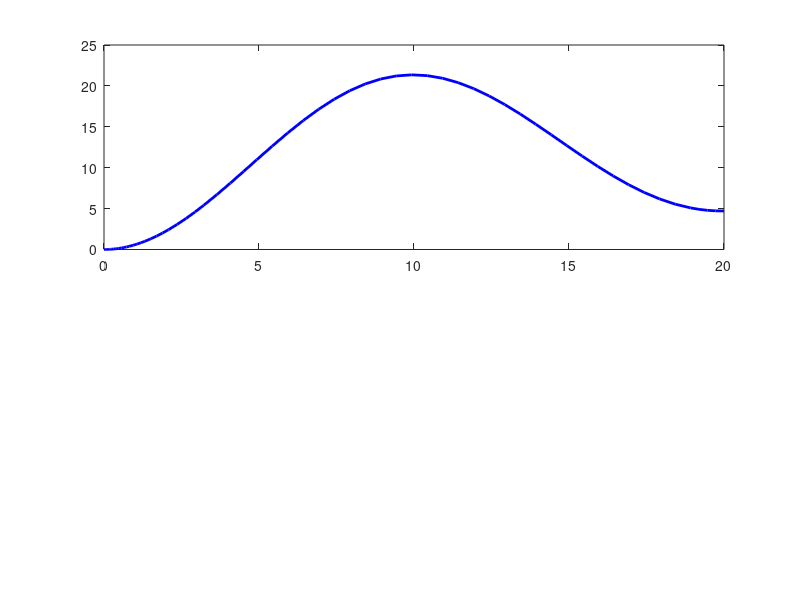

Reproduce this figure in MATLAB. (Note: this script raises an error after producing the figure.)
%% 章節 03-4：RLC 電路
% 用 Kirchhoff 電壓定律導出 ODE，看「電路就是電的彈簧質量阻尼」
% L*Q'' + R*Q' + (1/C)*Q = V(t)
% Q 是電容上的電荷，i = Q' 是電流
clear; close all;
out_dir = fullfile(fileparts(mfilename('fullpath')), '..', 'images');

%% 電路參數
L = 0.1;    % Henry  (電感「等效質量」)
R = 5;      % Ohm    (電阻「等效阻尼」)
C = 1e-4;   % Farad  (電容「等效彈簧倒數」1/k)

omega_n = 1/sqrt(L*C);
zeta = R/(2*sqrt(L/C));
fprintf('omega_n = %.0f rad/s (%.0f Hz), zeta = %.3f\n', ...
        omega_n, omega_n/(2*pi), zeta);

%% 1. 階躍輸入：t>=0 加 12V
V_step = @(t) 12 * (t >= 0);
% 狀態 y = [Q; Q'] = [Q; i]
rhs_step = @(t, y) [y(2);
                    (-R*y(2) - y(1)/C + V_step(t)) / L];

tspan = [0, 0.02];
[t, Y] = ode45(rhs_step, tspan, [0; 0]);
Vc = Y(:,1)/C;   % 電容電壓 = Q/C
i  = Y(:,2);

fig = figure('Visible', 'off', 'Position', [0 0 1000 500]);
subplot(2,1,1);
plot(t*1000, Vc, 'b-', 'LineWidth', 2); hold on;
yline(12, 'r--', '輸入電壓 12V');
xlabel('t (ms)'); ylabel('V_C (V)');
title('RLC 階躍響應：電容電壓 V_C');

subplot(2,1,2);
plot(t*1000, i, 'r-', 'LineWidth', 2);
xlabel('t (ms)'); ylabel('i (A)');
title('電流（與位移-彈簧系統的「速度」對應）');

sgtitle(sprintf('RLC 階躍：L=%gH, R=%gOhm, C=%gF, \\zeta=%.2f', L, R, C, zeta));
save_png(fig, fullfile(out_dir, '04_rlc_step.png'));

%% 2. 弦波輸入：掃頻看頻率響應
freqs = logspace(1, 4, 60);         % 10 Hz ~ 10kHz
gain = zeros(size(freqs));
phase = zeros(size(freqs));

for k = 1:length(freqs)
    f = freqs(k);
    w = 2*pi*f;
    V_in = @(t) sin(w*t);
    rhs = @(t, y) [y(2); (-R*y(2) - y(1)/C + V_in(t))/L];
    [t, Y] = ode45(rhs, [0, 5/f], [0; 0]);
    Vc = Y(:,1)/C;
    % 取穩態最後一週期分析
    idx = t > 4/f;
    gain(k) = (max(Vc(idx)) - min(Vc(idx))) / 2;
end

fig = figure('Visible', 'off', 'Position', [0 0 900 500]);
semilogx(freqs, 20*log10(gain + 1e-9), 'b-', 'LineWidth', 2);
xline(omega_n/(2*pi), 'r--', sprintf('共振 %.0f Hz', omega_n/(2*pi)));
xlabel('頻率 (Hz)'); ylabel('|V_C/V_{in}| (dB)');
title('RLC 帶通：共振於 \omega_n');
grid on;
save_png(fig, fullfile(out_dir, '04_rlc_freq.png'));

%% 3. 用 Control System Toolbox 對照
% V_C(s)/V_in(s) = 1 / (LC*s^2 + RC*s + 1)
sys = tf(1, [L*C, R*C, 1]);
fig = figure('Visible', 'off', 'Position', [0 0 900 600]);
bode(sys, {1, 1e5});
title('用 tf + bode 一行畫出（後章節會大量用）');
save_png(fig, fullfile(out_dir, '04_rlc_bode.png'));
